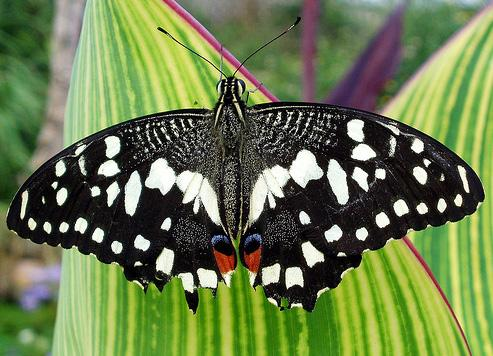
#> input picture butterfly.jpg, 493 x 356 px, found by its file name
$ python Project1-Problem2.py
#> lines starting #> are read from the running program, lines starting #| are printed output that depends on the picture; after the words box and inside, x2 and y2 are one past the last pixel; in counts of white or black regions, pixels touching at a corner belong together
import cv2
import numpy as np
import matplotlib.cm as cm
import matplotlib.pyplot as plt
from PIL import Image


#Load Image
image = cv2.imread('C:\\Users\\Archith\\Desktop\\CVIP\\Project1\\butterfly.jpg')
#> image is the input picture: shape (356, 493, 3); mean B, G, R 77.2, 123.6, 107
plt.imshow(image)
plt.show()

#Convert Image into Grayscale and display
gray_image = cv2.cvtColor(image, cv2.COLOR_BGR2GRAY)
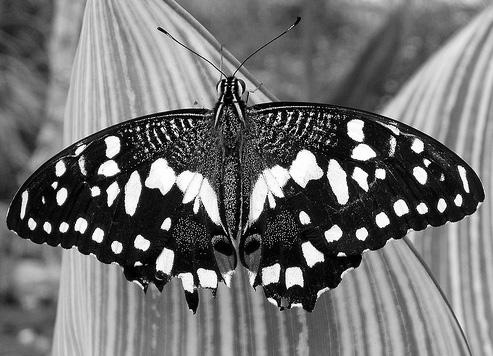
#> gray_image: shape (356, 493); min 0, max 255, mean 113.3
cv2.imwrite('gray_image.jpg',gray_image)
plt.imshow(gray_image, cmap = cm.Greys_r)
plt.show()


#Get Image Parameters
size = gray_image.size
#> size = 175508
height  = gray_image.shape[0]
#> height = 356
width = gray_image.shape[1]
#> width = 493
image2 = np.zeros((height,width))


#Initialize Data Structures needed for the Computations
values = np.arange(0,256)
Count = [0] * 256
Hc = [0] * 256
H = [0] * 256
Hnew = [0] *256
Gray_Levels = []
New_Gray_Levels = []

# Image Histogram
for i in range(height):
    for j in range (width):
      value = image[i,j,2]
      Gray_Levels.append(value)
      H[value] = H[value] +1
#> after the loop, Gray_Levels = 175508 items; H = 256 values, max 1893 at index 0, min 224 at index 253, mean 685.6


plt.figure('Image Histogram')
plt.xlabel('Pixels')
plt.ylabel('Pixels Count')
plt.title('Grayscale Image Histogram')
plt.plot(values,H)
plt.show()
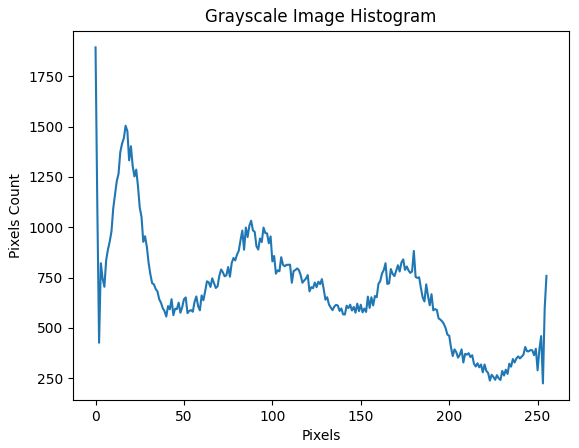
#> figure drawn by matplotlib, 1 panel; curve peaks at x = 0, y = 1893


# Cumulative Histogram
for x in range(height):
   for y in range(width):
        p = image[x,y,2]
        Hc[0] =H[0]
        New_Gray_Levels.append(Hc[p])
        Hc[p] = Hc[p-1] + H[p]
#> after the loop, Hc = 256 values, max 165645 at index 228, min 1893 at index 0, mean 100221.9; New_Gray_Levels = 175508 items

#Applying the Transformation Function
for x in range(len(Hc)):
    Tp = round ( (255*Hc[p]) / (height*width) )
    New_Gray_Levels.append(Tp)
#> after the loop, New_Gray_Levels = 175764 items
Final = np.asarray(New_Gray_Levels)
Final = Final.astype(int)


plt.figure('Cumulative Histogram')
plt.xlabel('Pixels')
plt.ylabel('Pixels Count')
plt.title('Cumulative Histogram')
plt.plot(values,Hc)
plt.show()
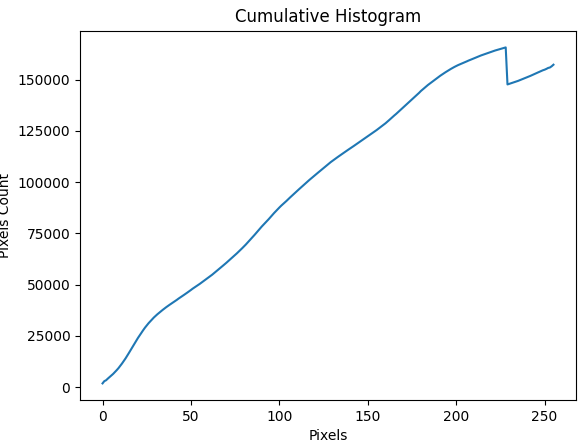
#> figure drawn by matplotlib, 1 panel; curve peaks at x = 228, y = 165645

#temporary counter used to replace current pixel positon with the new pixel from New_Gray_Levels array and appending to the new image
count = 0

for a in range(height):
   for b in range(width):
        image2[a,b] = Final[count]
        count = count+1
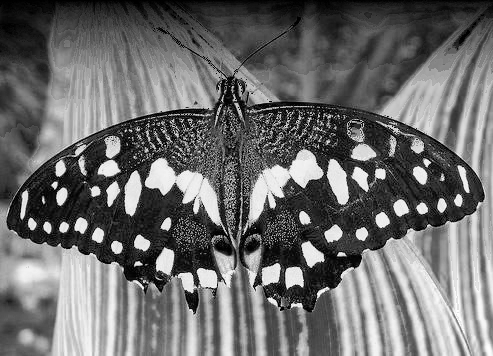
#> image2: shape (356, 493) float64; min 0, max 165645, mean 70708.1; drawn with min black and max white
#> after the loop, count = 175508

# [13 lines of commented-out code are left out]


cv2.imshow('Equalized Image',image2)
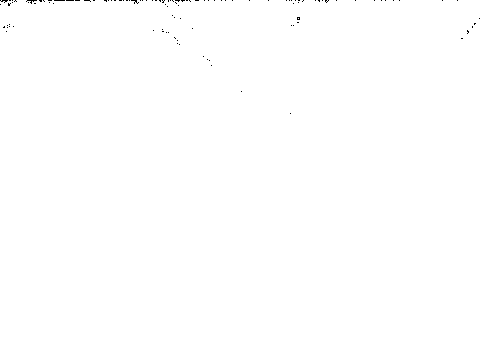
#> window 'Equalized Image': shape (356, 493); 99.9% white; black in thin lines or dots, all inside (x1, y1, x2, y2) = (0, 0, 480, 114)
cv2.imwrite('out.png', image2)


vis = np.concatenate((gray_image, image2), axis=1)
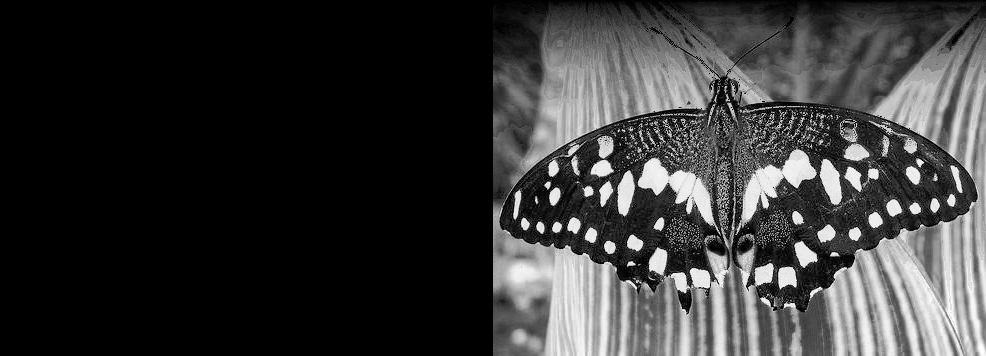
#> vis: shape (356, 986) float64; min 0, max 165645, mean 35410.7; drawn with min black and max white
cv2.imwrite('out1.png', vis)
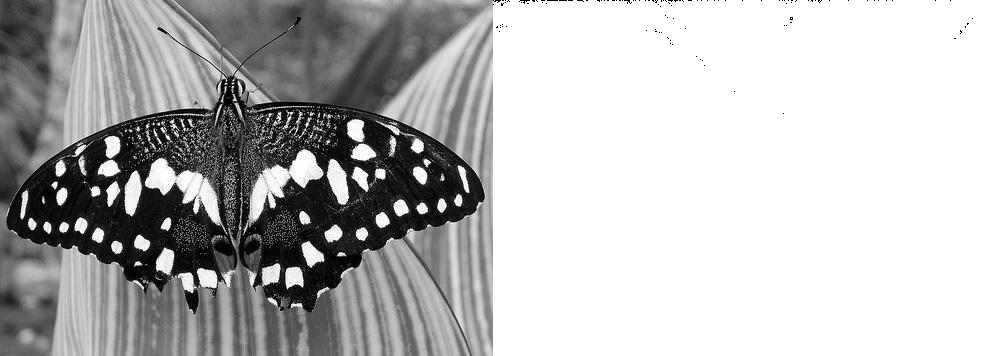
#> saved as out1.png: shape (356, 986); min 0, max 255, mean 184
